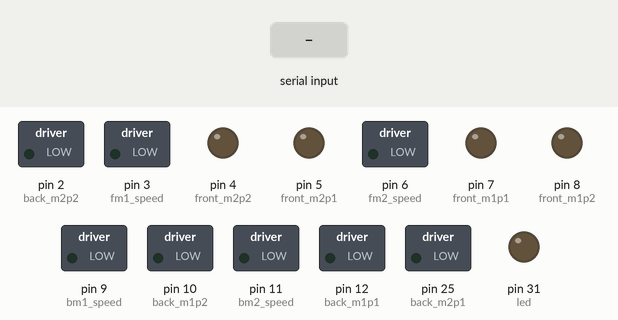
This sketch was run on a simulated Arduino Mega 2560, built with avr-gcc and run on an emulated ATmega2560. Parts: switched loads named in the sketch (green lamp = pin HIGH), output pins drawn as LEDs (lit = HIGH). The inputs (shaded band) are chosen by the test bench.

Above: at 1.2 s.
1.3 s: "S" received over the second serial link
At 2.4 s:
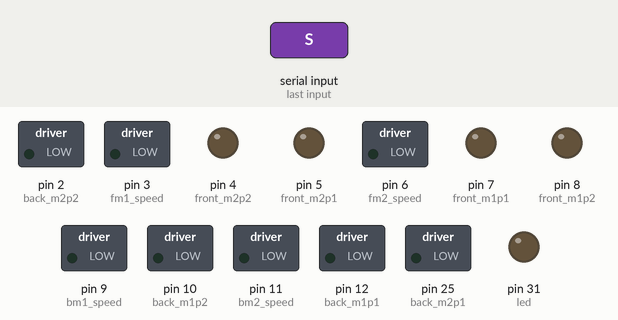
2.8 s: "q" received over the second serial link
At 3.5 s:
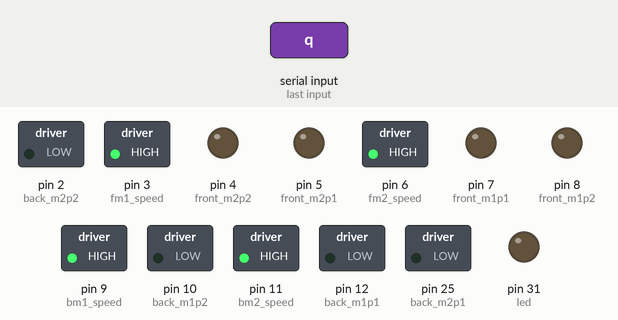
4.3 s: "F" received over the second serial link
At 4.6 s:
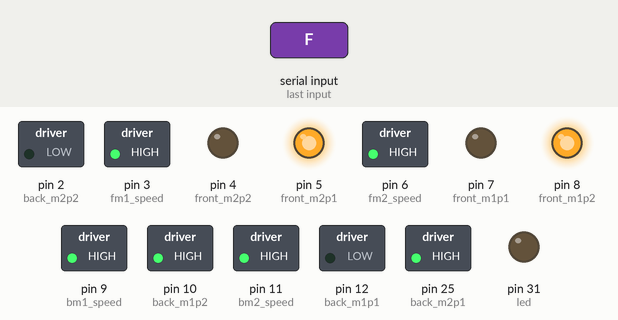
5.8 s: "G" received over the second serial link
At 7.0 s:
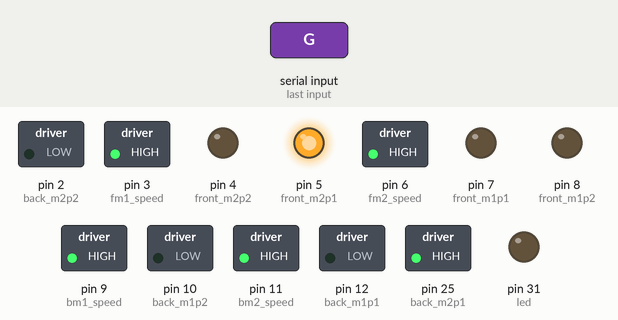
7.3 s: "I" received over the second serial link
At 8.1 s:
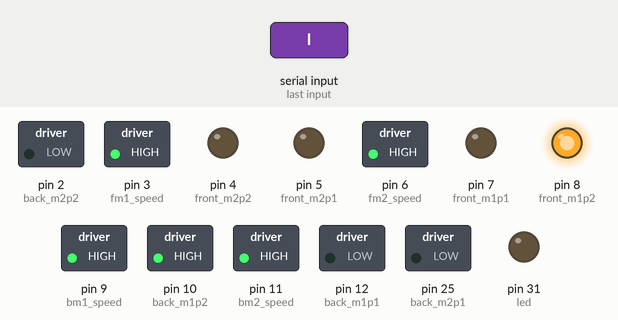
8.8 s: "B" received over the second serial link
At 9.3 s:
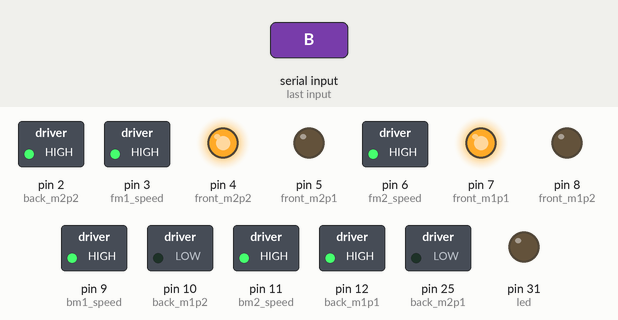
Timing chart, 0 to 11.3 s (numbered marks = the images above; inputs shaded):
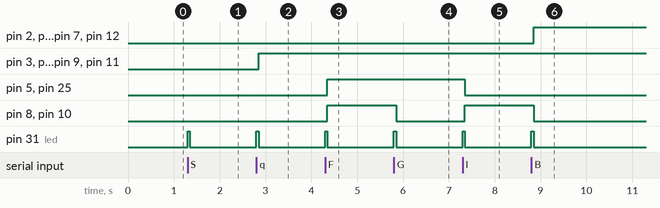

The sketch:

RC_Car.ino
```cpp
/* This version of the code is the main wireless version uploaded onto the car
   for the car to work. This works without the Serial monitor on the computer.
 */

//To drive a motor to a direction, say, clockwise, the pin Input 1 must be high
//while the pin Input 2 must be low. To drive the motor counter clockwise,
//the pin Input 1 is low while the pin Input 2 is high.

// Initialize front motors 1 and 2; Motor 1 is on the left and Motor 2 is on the right
// When viewed from above the car with the car's front facing away from the observer
// For speed control, must use PMW Pins: 3, 5, 6, 9, 10, 11
int front_m1p1 = 7; // IN1
int front_m1p2 = 8; // IN2
int fm1_speed = 3; //Speed control for left front motor : ENA

int front_m2p1 = 5; //IN3
int front_m2p2 = 4; //IN4
int fm2_speed = 6; //Speed control for right front motor : ENB

// Initialize back motors 1 and 2; Motor 1 is on the left and Motor 2 is on the right
// When viewed from above the car with the car's front facing away from the observer
int back_m1p1 = 12; //IN1
int back_m1p2 = 10; //IN2
int bm1_speed = 9; //Speed control for left back motor : ENA

int back_m2p1 = 25; //IN3
int back_m2p2 = 2; //IN4
int bm2_speed = 11; //Speed control for right back motor : ENB

int led = 31; //LED to light up when a signal is detected by the HC-05

//Initialize movement keyword variables
String Forward = "Forward";
String Back = "Back";
String Stop = "Stop";
String Right = "Right";
String f_Right = "Front Right";
String b_Right = "Back Right";
String Left = "Left";
String f_Left = "Front Left";
String b_Left = "Back Left";

//Initialize max and min speeds of the car (255 -> 5 volts)
//Actual speed -> speed received from bluetooth module
int max_speed = 255;
int min_speed = 0;
int actual_speed = min_speed; //Car begins stationary

// Initialize bluetooth connection; RX pin 19; TX pin 18 -> arduino MEGA
// RX pin receives data while TX pin transmits data
char blueData; //Bluetooth data will be stored here
//Locks used to eliminate the flood of "S" signals in the chip, to achieve smooth motion
char lock1;
char lock2;
// Conversion and intData will be used for speed control and converting characters to integers
const int conversion = int('0');
int intData;

void setup() {
  // put your setup code here, to run once:
  //Set front motor pins to output mode
  pinMode(front_m1p1, OUTPUT);
  pinMode(front_m1p2, OUTPUT);
  pinMode(fm1_speed, OUTPUT);
  pinMode(front_m2p1, OUTPUT);
  pinMode(front_m2p2, OUTPUT);
  pinMode(fm2_speed, OUTPUT);

  //Set back motor pins to output mode
  pinMode(back_m1p1, OUTPUT);
  pinMode(back_m1p2, OUTPUT);
  pinMode(bm1_speed, OUTPUT);
  pinMode(back_m2p1, OUTPUT);
  pinMode(back_m2p2, OUTPUT);
  pinMode(bm2_speed, OUTPUT);
  pinMode(led, OUTPUT);

  //Set up bluetooth signal and begin reading
  Serial1.begin(115200);
}

void loop() {
  // put your main code here, to run repeatedly:

 if (Serial1.available()){
  lock1 = Serial1.read();
  digitalWrite(led, HIGH);
  delay(50);
  digitalWrite(led, LOW);
  if (lock1 == 'S'){
    delay(50);
    lock2 = Serial1.read();
    if (lock2 == lock1){
       delay(50);
      blueData = 'S';
    }else{
        blueData = lock2;
      }
    }else{
    blueData = lock1;
  }
  intData = int(blueData);

  if ((int(intData - conversion) >= 0) && (int(intData - conversion) <= 9)){
    //Multiply by 10 to get speed, then by 2.55 to convert from 0->100 to 0->255
    speed_control(int(int(intData - conversion) * 25.5));
   }

  switch (blueData){
    case 'q':
      speed_control(max_speed);
      break;

    case 'F':
      movement(Forward);
      break;

    case 'G':
      turn(f_Left);
      break;

    case 'I':
      turn(f_Right);
      break;

    case 'B':
      movement(Back);
      break;

    case 'H':
      turn(b_Left);
      break;

    case 'J':
      turn(b_Right);
      break;

    case 'L':
      turn(Left);
      break;

    case 'R':
      turn(Right);
      break;

    case 'D':
      movement(Stop);
      break;

    case 'S':
      movement(Stop);
      break;
    }
  }
}

//Function that changes the speed of the car wheels
void speed_control(int speed_in){
  analogWrite(fm1_speed, speed_in);
  analogWrite(fm2_speed, speed_in);
  analogWrite(bm1_speed, speed_in);
  analogWrite(bm2_speed, speed_in);
}

//Function that controls the movement of the car. Takes in inputs: Forward, Back and Stop
void movement(String Mode){
  if (Mode == Forward){
    // Front motor 1: Counter Clockwise, Front motor 2: Clockwise
    digitalWrite(front_m1p1, LOW);
    digitalWrite(front_m1p2, HIGH);
    digitalWrite(front_m2p1, HIGH);
    digitalWrite(front_m2p2, LOW);

    // Back motor 1: counter Clockwise, Back motor 2: Clockwise
    digitalWrite(back_m1p1, LOW);
    digitalWrite(back_m1p2, HIGH);
    digitalWrite(back_m2p1, HIGH);
    digitalWrite(back_m2p2, LOW);

  }else if (Mode == Back){
    // Front motor 1: Clockwise, Front motor 2: Counter Clockwise
    digitalWrite(front_m1p1, HIGH);
    digitalWrite(front_m1p2, LOW);
    digitalWrite(front_m2p1, LOW);
    digitalWrite(front_m2p2, HIGH);

    // Back motor 1: Clockwise, Back motor 2: Counter Clockwise
    digitalWrite(back_m1p1, HIGH);
    digitalWrite(back_m1p2, LOW);
    digitalWrite(back_m2p1, LOW);
    digitalWrite(back_m2p2, HIGH);

  }else if (Mode == Stop){
    //Stops all four motors
    digitalWrite(front_m1p1, LOW);
    digitalWrite(front_m1p2, LOW);
    digitalWrite(front_m2p1, LOW);
    digitalWrite(front_m2p2, LOW);

    digitalWrite(back_m1p1, LOW);
    digitalWrite(back_m1p2, LOW);
    digitalWrite(back_m2p1, LOW);
    digitalWrite(back_m2p2, LOW);
  }
}

void turn(String Mode){
  if (Mode == Right){
    // Front motor 1: Counter Clockwise, Front motor 2: Counter Clockwise
    digitalWrite(front_m1p1, LOW);
    digitalWrite(front_m1p2, HIGH);
    digitalWrite(front_m2p1, LOW);
    digitalWrite(front_m2p2, HIGH);

    // Back motor 1: Counter Clockwise, Back motor 2: Counter Clockwise
    digitalWrite(back_m1p1, LOW);
    digitalWrite(back_m1p2, HIGH);
    digitalWrite(back_m2p1, LOW);
    digitalWrite(back_m2p2, HIGH);

  }else if (Mode == Left){
    // Front motor 1: Clockwise, Front motor 2: Clockwise
    digitalWrite(front_m1p1, HIGH);
    digitalWrite(front_m1p2, LOW);
    digitalWrite(front_m2p1, HIGH);
    digitalWrite(front_m2p2, LOW);

    // Back motor 1: Clockwise, Back motor 2: Clockwise
    digitalWrite(back_m1p1, HIGH);
    digitalWrite(back_m1p2, LOW);
    digitalWrite(back_m2p1, HIGH);
    digitalWrite(back_m2p2, LOW);
  }else if (Mode == f_Left){
      // Front motor 1: Stationary, Front motor 2: Clockwise
    digitalWrite(front_m1p1, LOW);
    digitalWrite(front_m1p2, LOW);
    digitalWrite(front_m2p1, HIGH);
    digitalWrite(front_m2p2, LOW);

    // Back motor 1: Stationary, Back motor 2: Clockwise
    digitalWrite(back_m1p1, LOW);
    digitalWrite(back_m1p2, LOW);
    digitalWrite(back_m2p1, HIGH);
    digitalWrite(back_m2p2, LOW);

  }else if (Mode == f_Right){
    // Front motor 1: Counter-Clockwise, Front motor 2: Stationary
    digitalWrite(front_m1p1, LOW);
    digitalWrite(front_m1p2, HIGH);
    digitalWrite(front_m2p1, LOW);
    digitalWrite(front_m2p2, LOW);

    // Back motor 1: Counter-Clockwise, Back motor 2: Stationary
    digitalWrite(back_m1p1, LOW);
    digitalWrite(back_m1p2, HIGH);
    digitalWrite(back_m2p1, LOW);
    digitalWrite(back_m2p2, LOW);

  }else if (Mode == b_Left){
      // Front motor 1: Stationary, Front motor 2: Counter-Clockwise
    digitalWrite(front_m1p1, LOW);
    digitalWrite(front_m1p2, LOW);
    digitalWrite(front_m2p1, LOW);
    digitalWrite(front_m2p2, HIGH);

    // Back motor 1: Stationary, Back motor 2: Counter-Clockwise
    digitalWrite(back_m1p1, LOW);
    digitalWrite(back_m1p2, LOW);
    digitalWrite(back_m2p1, LOW);
    digitalWrite(back_m2p2, HIGH);

  }else if (Mode == b_Right){
    // Front motor 1: Clockwise, Front motor 2: Stationary
    digitalWrite(front_m1p1, HIGH);
    digitalWrite(front_m1p2, LOW);
    digitalWrite(front_m2p1, LOW);
    digitalWrite(front_m2p2, LOW);

    // Back motor 1: Clockwise, Back motor 2: Stationary
    digitalWrite(back_m1p1, HIGH);
    digitalWrite(back_m1p2, LOW);
    digitalWrite(back_m2p1, LOW);
    digitalWrite(back_m2p2, LOW);

  }
}
```

Measured:
- after the input at 1.3 s, pin 31 (led): LOW → HIGH at once, → LOW 0.05 s later
- after the input at 2.8 s, pin 3 (fm1_speed), pin 6 (fm2_speed), pin 9 (bm1_speed), pin 11 (bm2_speed): LOW → HIGH after 0.05 s; pin 31 (led): LOW → HIGH at once, → LOW 0.05 s later
- after the input at 4.3 s, pin 5 (front_m2p1), pin 8 (front_m1p2), pin 10 (back_m1p2), pin 25 (back_m2p1): LOW → HIGH after 0.05 s; pin 31 (led): LOW → HIGH at once, → LOW 0.05 s later
- after the input at 5.8 s, pin 8 (front_m1p2), pin 10 (back_m1p2): HIGH → LOW after 0.05 s; pin 31 (led): LOW → HIGH at once, → LOW 0.05 s later
- after the input at 7.3 s, pin 5 (front_m2p1), pin 25 (back_m2p1): HIGH → LOW after 0.05 s; pin 8 (front_m1p2), pin 10 (back_m1p2): LOW → HIGH after 0.05 s; pin 31 (led): LOW → HIGH at once, → LOW 0.05 s later
- after the input at 8.8 s, pin 2 (back_m2p2), pin 4 (front_m2p2), pin 7 (front_m1p1), pin 12 (back_m1p1): LOW → HIGH after 0.05 s; pin 8 (front_m1p2), pin 10 (back_m1p2): HIGH → LOW after 0.05 s; pin 31 (led): LOW → HIGH at once, → LOW 0.05 s later
